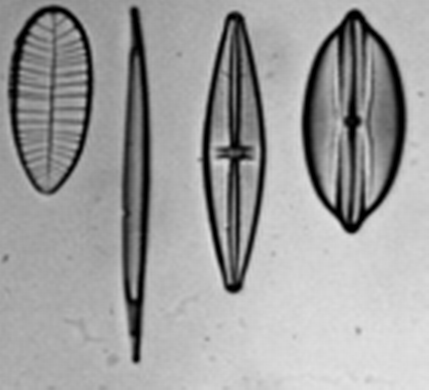
#> input picture OptoElectronique/TD/TD_signal_system/seance2-signal-image/prog/test_image.png, 429 x 390 px
$ python image_filter_plus.py
#> lines starting #> are read from the running program, lines starting #| are printed output that depends on the picture
#!/usr/bin/env python3
# -*- coding: utf-8 -*-
"""
LEnsE projects / Institut d'Optique

FFT on images / Test of circular mask

Created on 25/Sep/2024

@author: LEnsE / IOGS / Palaiseau
@author: Julien Villemejane
"""

import numpy as np
import cv2
import matplotlib.pyplot as plt

def circular_mask(radius, image, inverted=False):
    h, w = image.shape
    center_y, center_x = h // 2, w // 2
    Y, X = np.ogrid[:h, :w]
    # Distance from center to pixel
    dist_from_center = np.sqrt((X - center_x)**2 + (Y - center_y)**2)
    if inverted:
        # Create a circular mask (0 inside the circle, 1 outside)
        mask = dist_from_center > radius
    else:
        # Create a circular mask (1 inside the circle, 0 outside)
        mask = dist_from_center <= radius
    return image * mask


def rectangular_mask(image, x_center, y_center, width, height,
                     inverted: bool = False):
    mask = np.zeros_like(image)
    x_0 = x_center - height//2
    x_1 = x_center + height//2
    y_0 = y_center - width//2
    y_1 = y_center + width//2
    if x_0 < 0 or x_1 > image.shape[0]:
        return None
    if y_0 < 0 or y_1 > image.shape[1]:
        return None
    mask[x_0:x_1, y_0:y_1] = 1
    if inverted:
        mask = mask < 0.5
    else:
        mask = mask > 0.5
    return image * mask

# Random 2D array / image
image = cv2.imread('../prog/test_image.png', cv2.IMREAD_GRAYSCALE)
#> image is the input picture: shape (390, 429); min 0, max 226, mean 157.8

# Process FFT
fft_image = np.fft.fft2(image)
fft_shifted = np.fft.fftshift(fft_image)
# Process masked on FFT
masked_spectrum = circular_mask(20, fft_shifted)
masked_spectrum = circular_mask(20, fft_shifted, inverted=True)
x_center = fft_shifted.shape[0] //2
#> x_center = 195
y_center = fft_shifted.shape[1] //2
#> y_center = 214
masked_spectrum = rectangular_mask(fft_shifted, x_center, y_center, 200, 30)
masked_spectrum = rectangular_mask(fft_shifted, x_center, y_center, 200, 30, inverted=True)
# Process inverse FFT
fft_shifted_inv = np.fft.ifftshift(masked_spectrum)
new_image = np.fft.ifft2(fft_shifted_inv)


# Display
magnitude_spectrum = np.abs(fft_shifted)
log_magnitude_spectrum = np.log(1 + magnitude_spectrum)
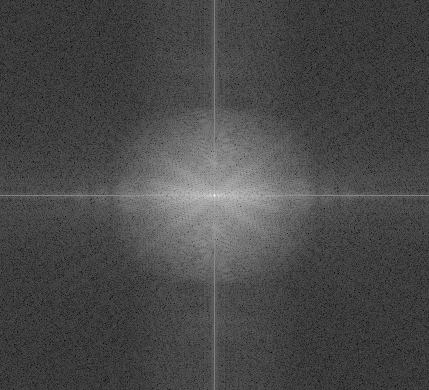
#> log_magnitude_spectrum: shape (390, 429) float64; min 0.585, max 17.09, mean 5.32; drawn with min black and max white
magnitude_masked_spectrum = np.abs(masked_spectrum)
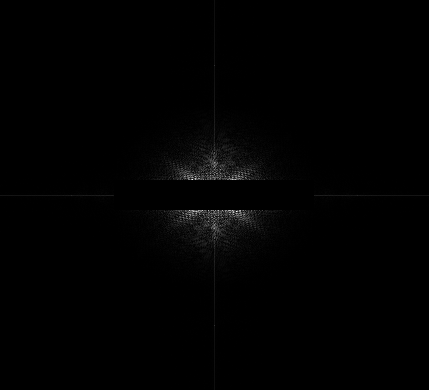
#> magnitude_masked_spectrum: shape (390, 429) float64; min 0, max 112634.4, mean 844.8; drawn with min black and max white
log_masked_spectrum = np.log(1 + magnitude_masked_spectrum)
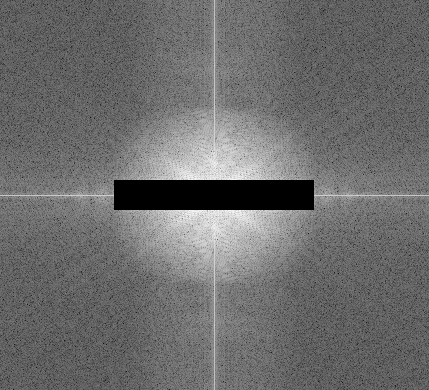
#> log_masked_spectrum: shape (390, 429) float64; min 0, max 11.63, mean 4.97; drawn with min black and max white


# Display images
plt.figure(figsize=(10, 5))

plt.subplot(1, 2, 1)
plt.imshow(image, cmap='gray')
plt.title('Original Image in Gray')

plt.subplot(1, 2, 2)
plt.imshow(np.real(new_image), cmap='gray')
plt.title('New Image in Gray')


# Display FFT
plt.figure(figsize=(10, 5))

plt.subplot(1, 2, 1)
plt.title("FFT original image")
plt.imshow(log_magnitude_spectrum, cmap='gray')

plt.subplot(1, 2, 2)
plt.title("Masked FFT")
plt.imshow(log_masked_spectrum, cmap='gray')

# Display original image and FFT
plt.figure(figsize=(10, 5))

plt.subplot(1, 2, 1)
plt.imshow(image, cmap='gray')
plt.title('Original Image in Gray')

plt.subplot(1, 2, 2)
plt.title("FFT original image")
plt.imshow(log_magnitude_spectrum, cmap='gray')

plt.show()
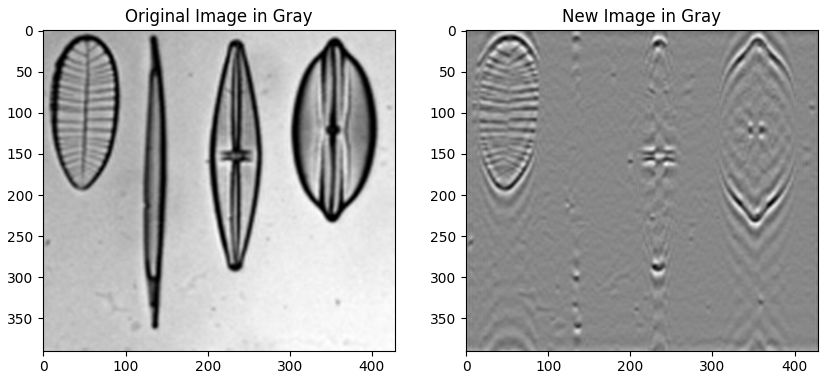
#> figure drawn by matplotlib, 2 panels
